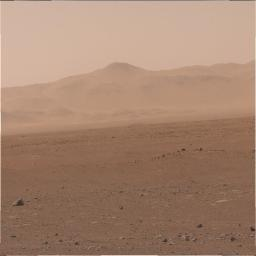
#> input picture Data/MarsRoverImages/0003ML0000000140100034E01_DRCL.JPG, 256 x 256 px
$ python -i nathanTesting.py   (imports and definitions only)
#> lines starting #> are read from the running program, lines starting #| are printed output that depends on the picture; after the words box and inside, x2 and y2 are one past the last pixel; in counts of white or black regions, pixels touching at a corner belong together
# Additional libs
import numpy as np
import cv2

def displayContours(gray):
    blank = np.zeros(gray.shape, dtype='uint8')
    cv2.imshow("blank", blank)

    ret, thresh = cv2.threshold(gray, 125, 255, cv2.THRESH_BINARY)
    cv2.imshow("thresh", thresh)

    blur = cv2.GaussianBlur(gray, (5, 5), cv2.BORDER_DEFAULT)
    cv2.imshow("Blur", blur)

    canny = cv2.Canny(blur, 125, 175)
    cv2.imshow("Canny Edges", canny)

    contours, hierarchies = cv2.findContours(canny, cv2.RETR_LIST, cv2.CHAIN_APPROX_NONE)

    cv2.drawContours(blank, contours, -1, (0, 255, 0), 1)
    cv2.imshow("contours drawn", blank)

>>> import cv2
>>> picture = cv2.imread('../Data/MarsRoverImages/0003ML0000000140100034E01_DRCL.JPG', cv2.IMREAD_GRAYSCALE)
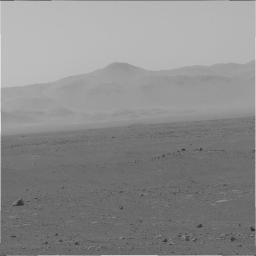
#> picture: shape (256, 256); min 38, max 223, mean 139.4
>>> result = displayContours(picture)
#> in displayContours, `ret, thresh = cv2.threshold(gray, 125, 255, cv2.THRESH_BINARY)`:
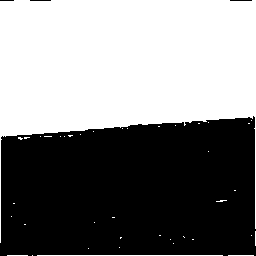
#> thresh: shape (256, 256); 50.2% white; 4 black regions (1 under 20 px), largest, box (x1, y1, x2, y2) and area: (0, 116, 256, 256) 32548, (230, 0, 252, 1) 22, (30, 0, 51, 1) 21
#> in displayContours, `contours, hierarchies = cv2.findContours(canny, cv2.RETR_LIST, cv2.CHA..`: contours = []

$ run again, on Data/MarsRoverImages/0003ML0000000170100037E01_DRCL.JPG
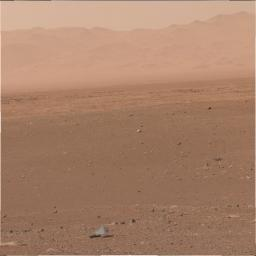
#> input picture Data/MarsRoverImages/0003ML0000000170100037E01_DRCL.JPG, 256 x 256 px
#> `picture = cv2.imread('../Data/MarsRoverImages/0003ML0000000140100034E0..`:
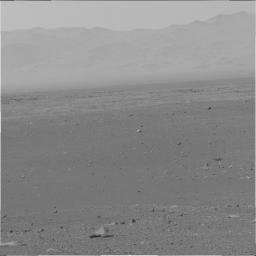
#> picture: shape (256, 256); min 38, max 227, mean 138.3
#> in displayContours, `ret, thresh = cv2.threshold(gray, 125, 255, cv2.THRESH_BINARY)`:
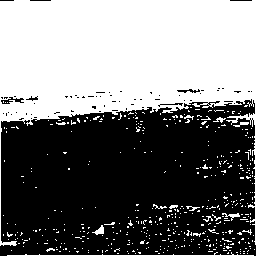
#> thresh: shape (256, 256); 46.8% white; 459 white regions (447 under 20 px), largest, box (x1, y1, x2, y2) and area: (0, 0, 256, 246) 28737, (7, 252, 254, 256) 263, (92, 225, 104, 235) 59
#> contours = []

$ run again, on Data/MarsRoverImages/0003ML0000000320100052E01_DRCL.JPG
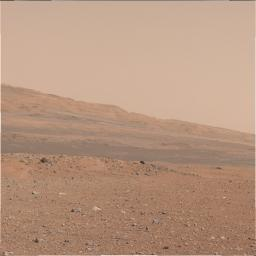
#> input picture Data/MarsRoverImages/0003ML0000000320100052E01_DRCL.JPG, 256 x 256 px
#> `picture = cv2.imread('../Data/MarsRoverImages/0003ML0000000140100034E0..`:
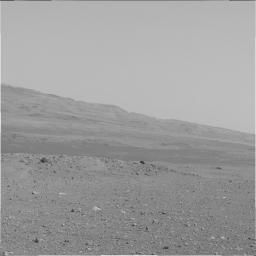
#> picture: shape (256, 256); min 49, max 225, mean 157.6
#> in displayContours, `ret, thresh = cv2.threshold(gray, 125, 255, cv2.THRESH_BINARY)`:
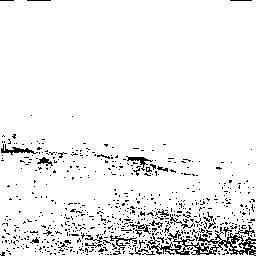
#> thresh: shape (256, 256); 93.8% white; black in thin lines or dots
#> contours = []
